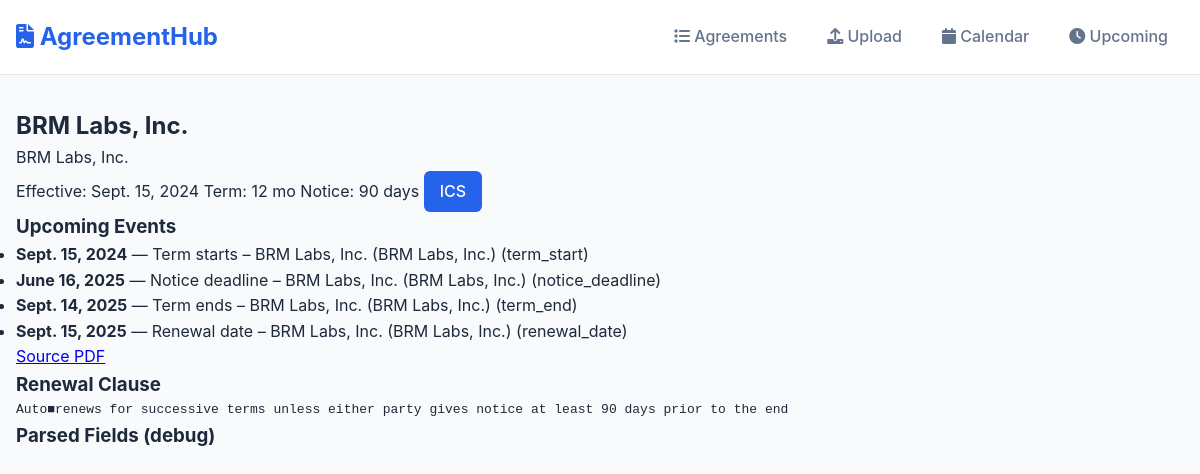
The page /agreements/2/ on the database its author committed.
### agreements/models.py (models this page shows, shortened)
class Agreement(models.Model):
    title = models.CharField(max_length=255)
    vendor = models.CharField(max_length=255, blank=True)
    pdf = models.FileField(upload_to="agreements/")
    effective_date = models.DateField(null=True, blank=True)
    term_months = models.PositiveIntegerField(default=12)
    notice_days = models.PositiveIntegerField(default=90)
    auto_renews = models.BooleanField(default=True)
    renewal_text = models.TextField(blank=True)
    parsed_fields = models.JSONField(default=dict, blank=True)
    created_at = models.DateTimeField(auto_now_add=True)
    updated_at = models.DateTimeField(auto_now=True)
    def get_absolute_url(self):
        return reverse("agreement_detail", args=[self.pk])
    def term_end(self) -> date | None:
        if not self.effective_date:
            return None
        return self.effective_date + relativedelta(months=self.term_months) - timedelta(days=1)
    def renewal_date(self) -> date | None:
        if not self.effective_date:
            return None
        return self.effective_date + relativedelta(months=self.term_months)
    def notice_deadline(self) -> date | None:
        te = self.term_end()
        if not te:
            return None
        return te - timedelta(days=self.notice_days)
    def upcoming_events(self):
        events = []
        if self.effective_date:
            events.append(("term_start", self.effective_date,
                           f"Term starts – {self.title} ({self.vendor})",
                           "Agreement term begins today."))
        if self.notice_deadline():
            events.append(("notice_deadline", self.notice_deadline(),
                           f"Notice deadline – {self.title} ({self.vendor})",
                           "Send non-renewal notice by today to avoid auto-renewal."))
        if self.term_end():
            events.append(("term_end", self.term_end(),
                           f"Term ends – {self.title} ({self.vendor})",
                           "End of current term."))
        if self.renewal_date():
            events.append(("renewal_date", self.renewal_date(),
                           f"Renewal date – {self.title} ({self.vendor})",
                           "Auto-renew starts today unless notice given."))
        return events

### agreements/views.py (the view)
# urls.py: path("agreements/<int:pk>/", views.agreement_detail, name="agreement_detail"),
@require_http_methods(["GET"])
def agreement_detail(request, pk: int):
    obj = get_object_or_404(Agreement, pk=pk)
    events = obj.upcoming_events()
    return render(request, "agreements/detail.html", {"agreement": obj, "events": events})

### agreements/templates/agreements/detail.html (shortened to what this page needs)
{% extends "agreements/base.html" %}
{% block content %}
  <h2>{{ agreement.title }}</h2>
  <p class="muted">{{ agreement.vendor }}</p>
  <p>
    <span class="pill">Effective: {{ agreement.effective_date|default:"—" }}</span>
    <span class="pill">Term: {{ agreement.term_months }} mo</span>
    <span class="pill">Notice: {{ agreement.notice_days }} days</span>
    <a class="btn" href="{{ agreement.get_absolute_url }}calendar.ics">ICS</a>
  </p>
  <h3>Upcoming Events</h3>
  <ul>
    {% for k, d, s, desc in events %}
      <li><strong>{{ d }}</strong> — {{ s }} <span class="muted">({{ k }})</span></li>
    {% empty %}
      <li>No dates available.</li>
    {% endfor %}
  </ul>
  {% if agreement.pdf %}
    <p><a href="{{ agreement.pdf.url }}">Source PDF</a></p>
  {% endif %}
  {% if agreement.renewal_text %}
  <h3>Renewal Clause</h3>
  <pre style="white-space:pre-wrap;">{{ agreement.renewal_text }}</pre>
  {% endif %}
  <h3>Parsed Fields (debug)</h3>
{% endblock %}

### agreements/templates/agreements/base.html (style rules this page uses)
:root { --primary-color: #2563eb; --primary-hover: #1d4ed8; --secondary-color: #64748b; --background: #f8fafc; --surface: #ffffff; --border: #e2e8f0; --text-primary: #1e293b; --text-secondary: #64748b; --success: #10b981; --warning: #f59e0b; --danger: #ef4444; }
* { margin: 0; padding: 0; box-sizing: border-box; }
body { font-family: 'Inter', -apple-system, BlinkMacSystemFont, 'Segoe UI', Roboto, sans-serif; background: var(--background); color: var(--text-primary); line-height: 1.6; }
.btn { display: inline-flex; align-items: center; gap: 0.5rem; padding: 0.5rem 1rem; background: var(--primary-color); color: white; text-decoration: none; border-radius: 0.375rem; border: none; font-weight: 500; cursor: pointer; transition: all 0.2s; }

### rows shown on the page
Agreement: title "BRM Labs, Inc.", vendor "BRM Labs, Inc.", effective_date "Sept. 15, 2024", term_months "12", notice_days "90", events "Sept. 15, 2024", renewal_text "Auto■renews for successive terms unless either party gives notice at least 90 days prior to the end"

### other values the page prints
{{ s }} "Term starts – BRM Labs, Inc. (BRM Labs, Inc.)" "Notice deadline – BRM Labs, Inc. (BRM Labs, Inc.)" "Term ends – BRM Labs, Inc. (BRM Labs, Inc.)" "Renewal date – BRM Labs, Inc. (BRM Labs, Inc.)"
{{ k }} "term_start" "notice_deadline" "term_end" "renewal_date"
{{ d }} "June 16, 2025" "Sept. 14, 2025" "Sept. 15, 2025"
